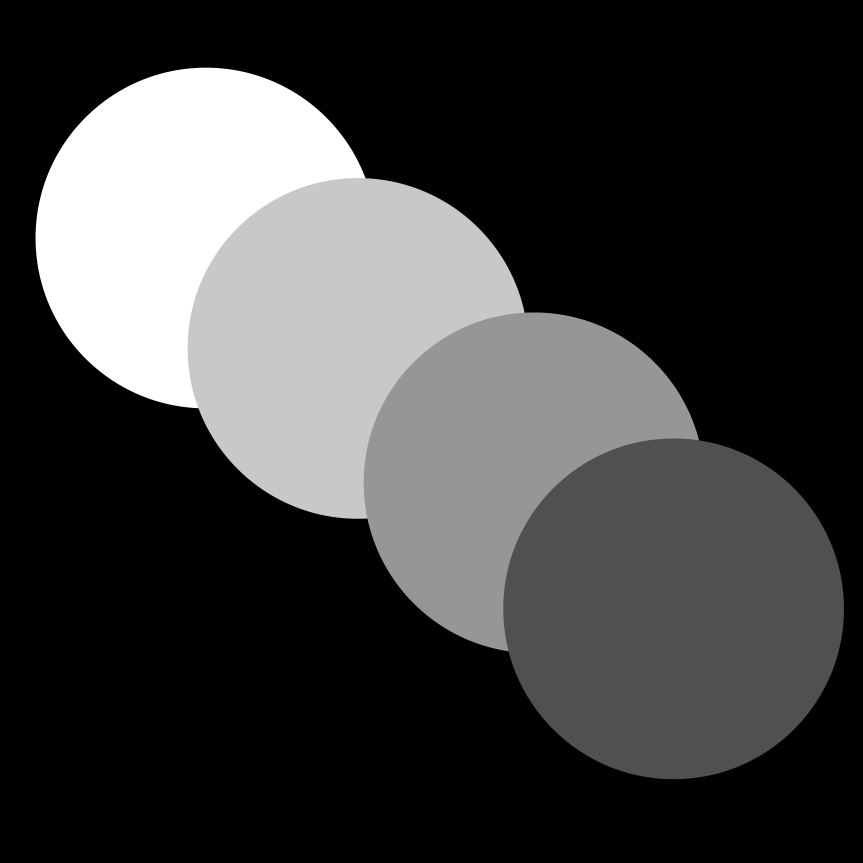
#> input picture Chapter 2/Thresholding/test_image.png, 3451 x 3450 px (shown at 1/4 size)
$ python thresh.py
#> lines starting #> are read from the running program, lines starting #| are printed output that depends on the picture; after the words box and inside, x2 and y2 are one past the last pixel; in counts of white or black regions, pixels touching at a corner belong together
import cv2
import numpy as np

img = cv2.imread('test_image.png',0)
#> img is the input picture: shape (3450, 3451); min 0, max 255, mean 61.6
img = cv2.resize(img,(450,450))
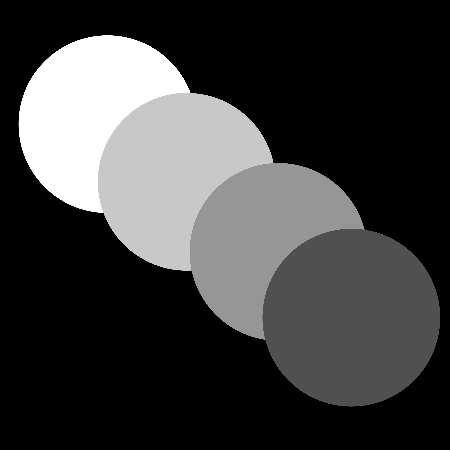
#> img: shape (450, 450); min 0, max 255, mean 61.6

ret,thresh1 = cv2.threshold(img,80,255,cv2.THRESH_BINARY)
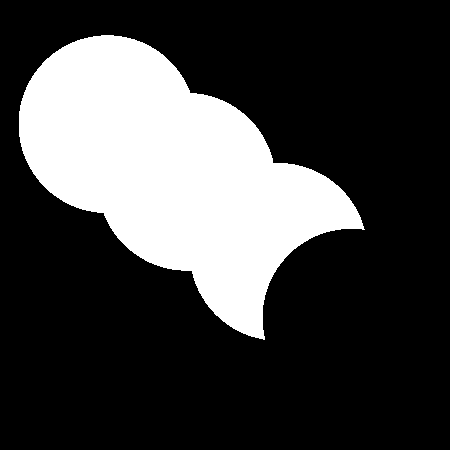
#> thresh1: shape (450, 450); 25.7% white; 1 white region, box (x1, y1, x2, y2) and area: (19, 35, 365, 340) 52029
ret,thresh2 = cv2.threshold(img,127,255,cv2.THRESH_BINARY_INV)
#> thresh2: shape (450, 450); 74.3% white; 1 black region, box (x1, y1, x2, y2) and area: (19, 35, 364, 340) 51966
ret,thresh3 = cv2.threshold(img,127,255,cv2.THRESH_TRUNC)
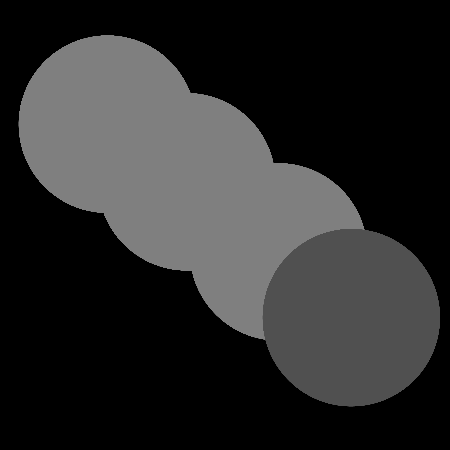
#> thresh3: shape (450, 450); min 0, max 127, mean 42.4
ret,thresh4 = cv2.threshold(img,127,255,cv2.THRESH_TOZERO)
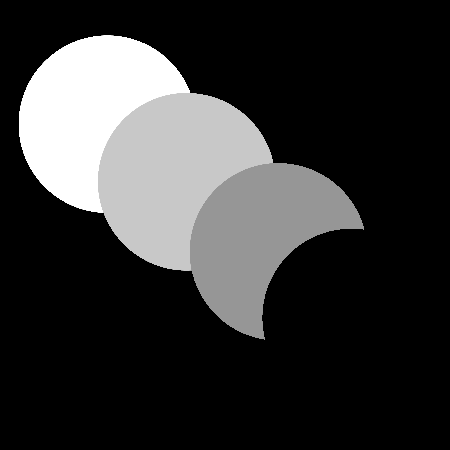
#> thresh4: shape (450, 450); min 0, max 255, mean 51.7
ret,thresh5 = cv2.threshold(img,127,255,cv2.THRESH_TOZERO_INV)
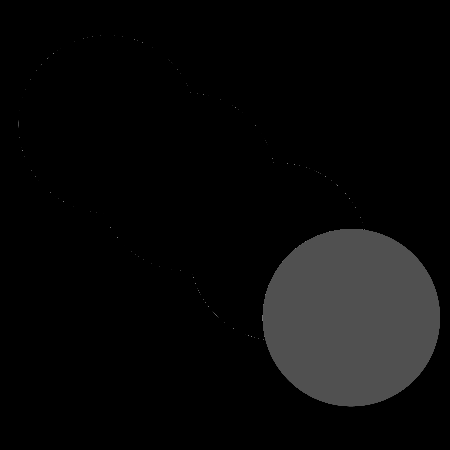
#> thresh5: shape (450, 450); min 0, max 126, mean 9.8

cv2.imshow('Original',img)
cv2.imshow('thresh1',thresh1)
cv2.imshow('thresh2',thresh2)
cv2.imshow('thresh3',thresh3)
cv2.imshow('thresh4',thresh4)
cv2.imshow('thresh5',thresh5)

cv2.waitKey(0)
cv2.destroyAllWindows()
